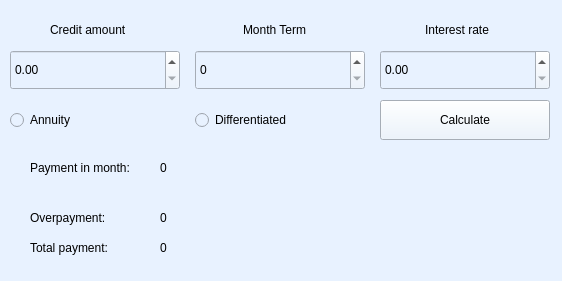
<?xml version="1.0" encoding="UTF-8"?>
<ui version="4.0">
 <class>Credit</class>
 <widget class="QWidget" name="Credit">
  <property name="geometry">
   <rect>
    <x>0</x>
    <y>0</y>
    <width>562</width>
    <height>281</height>
   </rect>
  </property>
  <property name="windowTitle">
   <string>Form</string>
  </property>
  <property name="styleSheet">
   <string notr="true">background-color: rgb(232, 242, 255)</string>
  </property>
  <widget class="QDoubleSpinBox" name="creditAmount">
   <property name="geometry">
    <rect>
     <x>10</x>
     <y>50</y>
     <width>170</width>
     <height>40</height>
    </rect>
   </property>
   <property name="styleSheet">
    <string notr="true"/>
   </property>
  </widget>
  <widget class="QDoubleSpinBox" name="interestRate">
   <property name="geometry">
    <rect>
     <x>380</x>
     <y>50</y>
     <width>170</width>
     <height>40</height>
    </rect>
   </property>
   <property name="styleSheet">
    <string notr="true"/>
   </property>
  </widget>
  <widget class="QLabel" name="label">
   <property name="geometry">
    <rect>
     <x>50</x>
     <y>20</y>
     <width>91</width>
     <height>20</height>
    </rect>
   </property>
   <property name="styleSheet">
    <string notr="true"/>
   </property>
   <property name="text">
    <string>Credit amount</string>
   </property>
  </widget>
  <widget class="QLabel" name="label_2">
   <property name="geometry">
    <rect>
     <x>243</x>
     <y>20</y>
     <width>80</width>
     <height>20</height>
    </rect>
   </property>
   <property name="styleSheet">
    <string notr="true"/>
   </property>
   <property name="text">
    <string>Month Term</string>
   </property>
  </widget>
  <widget class="QLabel" name="label_3">
   <property name="geometry">
    <rect>
     <x>425</x>
     <y>20</y>
     <width>81</width>
     <height>20</height>
    </rect>
   </property>
   <property name="styleSheet">
    <string notr="true"/>
   </property>
   <property name="text">
    <string>Interest rate</string>
   </property>
  </widget>
  <widget class="QRadioButton" name="annuity">
   <property name="geometry">
    <rect>
     <x>10</x>
     <y>100</y>
     <width>170</width>
     <height>40</height>
    </rect>
   </property>
   <property name="styleSheet">
    <string notr="true"/>
   </property>
   <property name="text">
    <string>Annuity</string>
   </property>
  </widget>
  <widget class="QRadioButton" name="differentiated">
   <property name="geometry">
    <rect>
     <x>195</x>
     <y>100</y>
     <width>170</width>
     <height>40</height>
    </rect>
   </property>
   <property name="styleSheet">
    <string notr="true"/>
   </property>
   <property name="text">
    <string>Differentiated</string>
   </property>
  </widget>
  <widget class="QPushButton" name="calculate_button">
   <property name="geometry">
    <rect>
     <x>380</x>
     <y>100</y>
     <width>170</width>
     <height>40</height>
    </rect>
   </property>
   <property name="styleSheet">
    <string notr="true"/>
   </property>
   <property name="text">
    <string>Calculate</string>
   </property>
  </widget>
  <widget class="QSpinBox" name="monthTerm">
   <property name="geometry">
    <rect>
     <x>195</x>
     <y>50</y>
     <width>170</width>
     <height>40</height>
    </rect>
   </property>
   <property name="styleSheet">
    <string notr="true"/>
   </property>
  </widget>
  <widget class="QLabel" name="label_4">
   <property name="geometry">
    <rect>
     <x>30</x>
     <y>160</y>
     <width>121</width>
     <height>16</height>
    </rect>
   </property>
   <property name="text">
    <string>Payment in month:</string>
   </property>
  </widget>
  <widget class="QLabel" name="label_5">
   <property name="geometry">
    <rect>
     <x>30</x>
     <y>210</y>
     <width>91</width>
     <height>16</height>
    </rect>
   </property>
   <property name="text">
    <string>Overpayment:</string>
   </property>
  </widget>
  <widget class="QLabel" name="label_6">
   <property name="geometry">
    <rect>
     <x>30</x>
     <y>240</y>
     <width>111</width>
     <height>16</height>
    </rect>
   </property>
   <property name="text">
    <string>Total payment:</string>
   </property>
  </widget>
  <widget class="QLabel" name="payment">
   <property name="geometry">
    <rect>
     <x>160</x>
     <y>160</y>
     <width>291</width>
     <height>16</height>
    </rect>
   </property>
   <property name="text">
    <string>0</string>
   </property>
  </widget>
  <widget class="QLabel" name="overpayment">
   <property name="geometry">
    <rect>
     <x>160</x>
     <y>210</y>
     <width>291</width>
     <height>16</height>
    </rect>
   </property>
   <property name="text">
    <string>0</string>
   </property>
  </widget>
  <widget class="QLabel" name="total_payment">
   <property name="geometry">
    <rect>
     <x>160</x>
     <y>240</y>
     <width>281</width>
     <height>16</height>
    </rect>
   </property>
   <property name="text">
    <string>0</string>
   </property>
  </widget>
  <widget class="QLabel" name="second_payment">
   <property name="geometry">
    <rect>
     <x>160</x>
     <y>180</y>
     <width>161</width>
     <height>16</height>
    </rect>
   </property>
   <property name="text">
    <string/>
   </property>
  </widget>
 </widget>
 <resources/>
 <connections/>
</ui>
